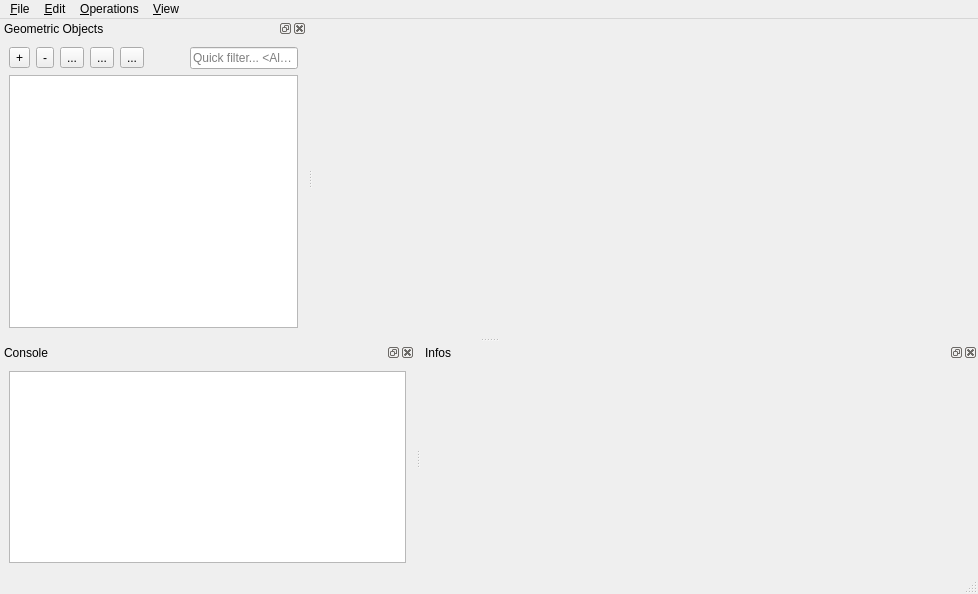
<?xml version="1.0" encoding="UTF-8"?>
<ui version="4.0">
 <class>MainWindow</class>
 <widget class="QMainWindow" name="MainWindow">
  <property name="geometry">
   <rect>
    <x>0</x>
    <y>0</y>
    <width>978</width>
    <height>594</height>
   </rect>
  </property>
  <property name="windowTitle">
   <string>CGAL Three</string>
  </property>
  <property name="windowIcon">
   <iconset resource="Polyhedron_3.qrc">
    <normaloff>:/cgal/icons/resources/cgal_logo.xpm</normaloff>:/cgal/icons/resources/cgal_logo.xpm</iconset>
  </property>
  <widget class="QWidget" name="centralwidget">
   <layout class="QVBoxLayout" name="verticalLayout_2">
    <item>
     <widget class="Viewer" name="viewer" native="true"/>
    </item>
    <item>
     <layout class="QHBoxLayout" name="viewerLayout"/>
    </item>
   </layout>
  </widget>
  <widget class="QMenuBar" name="menubar">
   <property name="geometry">
    <rect>
     <x>0</x>
     <y>0</y>
     <width>978</width>
     <height>22</height>
    </rect>
   </property>
   <widget class="QMenu" name="menuFile">
    <property name="title">
     <string>&amp;File</string>
    </property>
    <addaction name="actionLoad"/>
    <addaction name="actionErase"/>
    <addaction name="actionEraseAll"/>
    <addaction name="actionDuplicate"/>
    <addaction name="actionSaveAs"/>
    <addaction name="actionSaveSnapshot"/>
    <addaction name="separator"/>
    <addaction name="actionLoadScript"/>
    <addaction name="separator"/>
    <addaction name="actionLoadPlugin"/>
    <addaction name="separator"/>
    <addaction name="actionQuit"/>
   </widget>
   <widget class="QMenu" name="menuEdit">
    <property name="title">
     <string>&amp;Edit</string>
    </property>
    <addaction name="actionShowHide"/>
    <addaction name="actionSetPolyhedronA"/>
    <addaction name="actionSetPolyhedronB"/>
    <addaction name="actionSelectAllItems"/>
    <addaction name="actionPreferences"/>
    <addaction name="actionColorItems"/>
   </widget>
   <widget class="QMenu" name="menuOperations">
    <property name="title">
     <string>&amp;Operations</string>
    </property>
   </widget>
   <widget class="QMenu" name="menuView">
    <property name="title">
     <string>&amp;View</string>
    </property>
    <widget class="QMenu" name="menuDockWindows">
     <property name="title">
      <string>&amp;Dock Windows</string>
     </property>
     <addaction name="dummyAction"/>
    </widget>
    <widget class="QMenu" name="menuCamera">
     <property name="title">
      <string>Ca&amp;mera</string>
     </property>
     <addaction name="actionDumpCamera"/>
     <addaction name="actionCopyCamera"/>
     <addaction name="actionPasteCamera"/>
    </widget>
    <addaction name="actionRecenterScene"/>
    <addaction name="actionLookAt"/>
    <addaction name="actionAntiAliasing"/>
    <addaction name="actionDrawTwoSides"/>
    <addaction name="actionQuickCameraMode"/>
    <addaction name="actionSwitchProjection"/>
    <addaction name="actionMaxTextItemsDisplayed"/>
    <addaction name="actionSetBackgroundColor"/>
    <addaction name="menuDockWindows"/>
    <addaction name="menuCamera"/>
    <addaction name="actionAdd_Viewer"/>
   </widget>
   <addaction name="menuFile"/>
   <addaction name="menuEdit"/>
   <addaction name="menuOperations"/>
   <addaction name="menuView"/>
  </widget>
  <widget class="QStatusBar" name="statusbar"/>
  <widget class="QDockWidget" name="sceneDockWidget">
   <property name="sizePolicy">
    <sizepolicy hsizetype="Preferred" vsizetype="Expanding">
     <horstretch>0</horstretch>
     <verstretch>0</verstretch>
    </sizepolicy>
   </property>
   <property name="locale">
    <locale language="English" country="UnitedStates"/>
   </property>
   <property name="windowTitle">
    <string>Geometric Objects</string>
   </property>
   <attribute name="dockWidgetArea">
    <number>1</number>
   </attribute>
   <widget class="QWidget" name="dockWidgetContent">
    <layout class="QGridLayout" name="gridLayout_2">
     <item row="0" column="0">
      <layout class="QVBoxLayout" name="verticalLayout">
       <item>
        <layout class="QHBoxLayout" name="horizontalLayout">
         <item>
          <widget class="QToolButton" name="addButton">
           <property name="text">
            <string>+</string>
           </property>
           <property name="icon">
            <iconset resource="Polyhedron_3.qrc">
             <normaloff>:/cgal/icons/plus</normaloff>:/cgal/icons/plus</iconset>
           </property>
          </widget>
         </item>
         <item>
          <widget class="QToolButton" name="removeButton">
           <property name="text">
            <string>-</string>
           </property>
           <property name="icon">
            <iconset resource="Polyhedron_3.qrc">
             <normaloff>:/cgal/icons/minus</normaloff>:/cgal/icons/minus</iconset>
           </property>
          </widget>
         </item>
         <item>
          <widget class="QToolButton" name="duplicateButton">
           <property name="text">
            <string>...</string>
           </property>
           <property name="icon">
            <iconset resource="Polyhedron_3.qrc">
             <normaloff>:/cgal/icons/duplicate</normaloff>:/cgal/icons/duplicate</iconset>
           </property>
          </widget>
         </item>
         <item>
          <widget class="QToolButton" name="upButton">
           <property name="text">
            <string>...</string>
           </property>
           <property name="icon">
            <iconset resource="Polyhedron_3.qrc">
             <normaloff>:/cgal/icons/resources/up.png</normaloff>:/cgal/icons/resources/up.png</iconset>
           </property>
          </widget>
         </item>
         <item>
          <widget class="QToolButton" name="downButton">
           <property name="text">
            <string>...</string>
           </property>
           <property name="icon">
            <iconset resource="Polyhedron_3.qrc">
             <normaloff>:/cgal/icons/resources/down.png</normaloff>:/cgal/icons/resources/down.png</iconset>
           </property>
          </widget>
         </item>
         <item>
          <spacer name="horizontalSpacer">
           <property name="orientation">
            <enum>Qt::Horizontal</enum>
           </property>
           <property name="sizeHint" stdset="0">
            <size>
             <width>40</width>
             <height>20</height>
            </size>
           </property>
          </spacer>
         </item>
         <item>
          <widget class="QLineEdit" name="searchEdit">
           <property name="placeholderText">
            <string>Quick filter... &lt;Alt+Q&gt;</string>
           </property>
          </widget>
         </item>
        </layout>
       </item>
       <item>
        <widget class="QTreeView" name="sceneView">
         <property name="sizePolicy">
          <sizepolicy hsizetype="Expanding" vsizetype="Preferred">
           <horstretch>0</horstretch>
           <verstretch>0</verstretch>
          </sizepolicy>
         </property>
         <property name="editTriggers">
          <set>QAbstractItemView::DoubleClicked|QAbstractItemView::EditKeyPressed|QAbstractItemView::SelectedClicked</set>
         </property>
         <property name="dragDropMode">
          <enum>QAbstractItemView::InternalMove</enum>
         </property>
         <property name="alternatingRowColors">
          <bool>true</bool>
         </property>
         <property name="selectionMode">
          <enum>QAbstractItemView::ExtendedSelection</enum>
         </property>
         <property name="selectionBehavior">
          <enum>QAbstractItemView::SelectRows</enum>
         </property>
         <property name="indentation">
          <number>10</number>
         </property>
        </widget>
       </item>
      </layout>
     </item>
    </layout>
   </widget>
  </widget>
  <widget class="QDockWidget" name="consoleDockWidget">
   <property name="allowedAreas">
    <set>Qt::BottomDockWidgetArea|Qt::LeftDockWidgetArea|Qt::TopDockWidgetArea</set>
   </property>
   <property name="windowTitle">
    <string>Console</string>
   </property>
   <attribute name="dockWidgetArea">
    <number>8</number>
   </attribute>
   <widget class="QWidget" name="dockWidgetContents">
    <layout class="QVBoxLayout" name="verticalLayout_3">
     <item>
      <widget class="QTextEdit" name="consoleTextEdit">
       <property name="readOnly">
        <bool>true</bool>
       </property>
      </widget>
     </item>
    </layout>
   </widget>
  </widget>
  <widget class="QDockWidget" name="infoDockWidget">
   <property name="windowTitle">
    <string>Infos</string>
   </property>
   <attribute name="dockWidgetArea">
    <number>8</number>
   </attribute>
   <widget class="QWidget" name="dockWidgetContents_2">
    <layout class="QHBoxLayout" name="horizontalLayout_2">
     <item>
      <layout class="QVBoxLayout" name="verticalLayout_4" stretch="0,0">
       <property name="spacing">
        <number>0</number>
       </property>
       <item>
        <widget class="QScrollArea" name="scrollArea">
         <property name="minimumSize">
          <size>
           <width>350</width>
           <height>0</height>
          </size>
         </property>
         <property name="frameShape">
          <enum>QFrame::NoFrame</enum>
         </property>
         <property name="widgetResizable">
          <bool>true</bool>
         </property>
         <widget class="QWidget" name="scrollAreaWidgetContents">
          <property name="geometry">
           <rect>
            <x>0</x>
            <y>0</y>
            <width>541</width>
            <height>173</height>
           </rect>
          </property>
          <layout class="QGridLayout" name="gridLayout">
           <item row="0" column="0">
            <widget class="QLabel" name="infoLabel">
             <property name="sizePolicy">
              <sizepolicy hsizetype="Preferred" vsizetype="Preferred">
               <horstretch>0</horstretch>
               <verstretch>1</verstretch>
              </sizepolicy>
             </property>
             <property name="contextMenuPolicy">
              <enum>Qt::DefaultContextMenu</enum>
             </property>
             <property name="lineWidth">
              <number>0</number>
             </property>
             <property name="alignment">
              <set>Qt::AlignLeading|Qt::AlignLeft|Qt::AlignTop</set>
             </property>
             <property name="textInteractionFlags">
              <set>Qt::LinksAccessibleByKeyboard|Qt::LinksAccessibleByMouse|Qt::TextBrowserInteraction|Qt::TextSelectableByKeyboard|Qt::TextSelectableByMouse</set>
             </property>
            </widget>
           </item>
          </layout>
         </widget>
        </widget>
       </item>
       <item>
        <widget class="QLabel" name="displayLabel">
         <property name="text">
          <string/>
         </property>
        </widget>
       </item>
      </layout>
     </item>
    </layout>
   </widget>
  </widget>
  <action name="actionQuit">
   <property name="text">
    <string>&amp;Quit</string>
   </property>
   <property name="shortcut">
    <string>Ctrl+Q</string>
   </property>
  </action>
  <action name="actionLoad">
   <property name="icon">
    <iconset resource="Polyhedron_3.qrc">
     <normaloff>:/cgal/icons/plus</normaloff>:/cgal/icons/plus</iconset>
   </property>
   <property name="text">
    <string>&amp;Load...</string>
   </property>
   <property name="shortcut">
    <string>Ctrl+L</string>
   </property>
  </action>
  <action name="actionErase">
   <property name="icon">
    <iconset resource="Polyhedron_3.qrc">
     <normaloff>:/cgal/icons/minus</normaloff>:/cgal/icons/minus</iconset>
   </property>
   <property name="text">
    <string>&amp;Erase</string>
   </property>
   <property name="shortcut">
    <string>Del</string>
   </property>
  </action>
  <action name="actionDuplicate">
   <property name="icon">
    <iconset resource="Polyhedron_3.qrc">
     <normaloff>:/cgal/icons/duplicate</normaloff>:/cgal/icons/duplicate</iconset>
   </property>
   <property name="text">
    <string>&amp;Duplicate</string>
   </property>
   <property name="shortcut">
    <string>Ctrl+D</string>
   </property>
  </action>
  <action name="actionAntiAliasing">
   <property name="checkable">
    <bool>true</bool>
   </property>
   <property name="text">
    <string>&amp;Antialiasing</string>
   </property>
  </action>
  <action name="dummyAction">
   <property name="text">
    <string>n/a</string>
   </property>
  </action>
  <action name="actionEraseAll">
   <property name="text">
    <string>&amp;Erase All</string>
   </property>
  </action>
  <action name="actionSaveAs">
   <property name="text">
    <string>Save &amp;as...</string>
   </property>
  </action>
  <action name="actionShowHide">
   <property name="text">
    <string>Show/Hide</string>
   </property>
   <property name="shortcut">
    <string>Ctrl+Space</string>
   </property>
  </action>
  <action name="actionSetPolyhedronA">
   <property name="text">
    <string>Set Polyhedron A</string>
   </property>
  </action>
  <action name="actionSetPolyhedronB">
   <property name="text">
    <string>Set Polyhedron B</string>
   </property>
  </action>
  <action name="actionDrawTwoSides">
   <property name="checkable">
    <bool>true</bool>
   </property>
   <property name="text">
    <string>Draw &amp;Two Sides</string>
   </property>
   <property name="shortcut">
    <string>Ctrl+T</string>
   </property>
  </action>
  <action name="actionRecenterScene">
   <property name="text">
    <string>Re&amp;center Scene</string>
   </property>
   <property name="shortcut">
    <string>Ctrl+R</string>
   </property>
  </action>
  <action name="actionSetBackgroundColor">
   <property name="text">
    <string>Change &amp;Background Color...</string>
   </property>
  </action>
  <action name="actionLookAt">
   <property name="text">
    <string>&amp;Look at...</string>
   </property>
  </action>
  <action name="actionSaveSnapshot">
   <property name="text">
    <string>Save Snapshot</string>
   </property>
  </action>
  <action name="actionDumpCamera">
   <property name="text">
    <string>&amp;Dump Camera Coordinates</string>
   </property>
  </action>
  <action name="actionCopyCamera">
   <property name="text">
    <string>&amp;Copy Camera</string>
   </property>
  </action>
  <action name="actionPasteCamera">
   <property name="text">
    <string>&amp;Paste Camera</string>
   </property>
  </action>
  <action name="actionSelectAllItems">
   <property name="text">
    <string>Select All Items</string>
   </property>
   <property name="shortcut">
    <string>Ctrl+A</string>
   </property>
  </action>
  <action name="actionLoadScript">
   <property name="text">
    <string>Load &amp;Script</string>
   </property>
  </action>
  <action name="actionPreferences">
   <property name="text">
    <string>&amp;Preferences</string>
   </property>
  </action>
  <action name="actionLoadPlugin">
   <property name="text">
    <string>Load Plugin</string>
   </property>
  </action>
  <action name="actionQuickCameraMode">
   <property name="checkable">
    <bool>true</bool>
   </property>
   <property name="checked">
    <bool>true</bool>
   </property>
   <property name="text">
    <string>Quick Camera Mode</string>
   </property>
  </action>
  <action name="actionMaxTextItemsDisplayed">
   <property name="text">
    <string>Set Maximum  Text Items Displayed :</string>
   </property>
  </action>
  <action name="actionSwitchProjection">
   <property name="checkable">
    <bool>true</bool>
   </property>
   <property name="text">
    <string>Orthographic Projection</string>
   </property>
  </action>
  <action name="actionColorItems">
   <property name="text">
    <string>Set Different Colors for Selected Items</string>
   </property>
  </action>
  <action name="actionPolyhedron_Mode">
   <property name="checkable">
    <bool>true</bool>
   </property>
   <property name="checked">
    <bool>true</bool>
   </property>
   <property name="text">
    <string>Polyhedron Mode</string>
   </property>
   <property name="toolTip">
    <string>In Polyhedron Mode, the default type for facegraphs is Polyhedron, by opposition to Surface_mesh.</string>
   </property>
  </action>
  <action name="actionAdd_Viewer">
   <property name="text">
    <string>Add Viewer</string>
   </property>
  </action>
 </widget>
 <customwidgets>
  <customwidget>
   <class>Viewer</class>
   <extends>QWidget</extends>
   <header>Viewer.h</header>
  </customwidget>
 </customwidgets>
 <resources>
  <include location="Polyhedron_3.qrc"/>
  <include location="Polyhedron_3.qrc"/>
 </resources>
 <connections/>
</ui>
